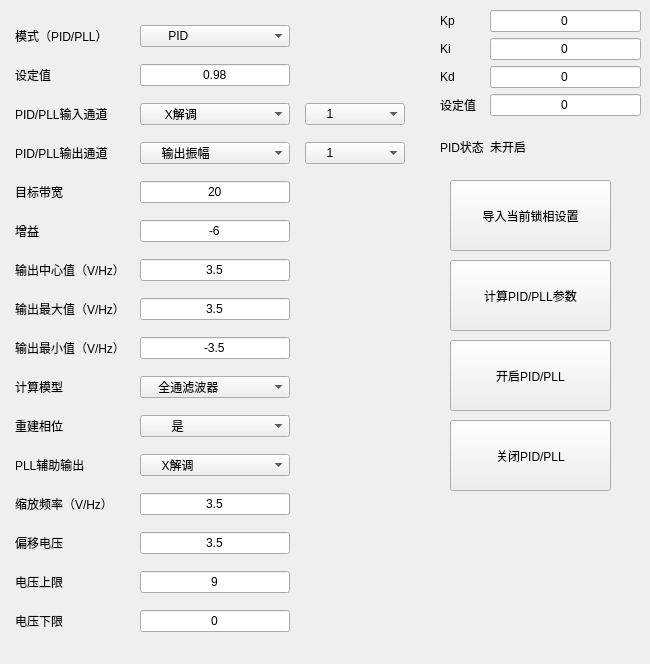
       <widget class="QWidget" name="tab_pid_channel_1">
        <attribute name="title">
         <string>通道1</string>
        </attribute>
        <widget class="QPushButton" name="pushButton_calculate_pid_1">
         <property name="geometry">
          <rect>
           <x>450</x>
           <y>260</y>
           <width>161</width>
           <height>71</height>
          </rect>
         </property>
         <property name="text">
          <string>计算PID/PLL参数</string>
         </property>
        </widget>
        <widget class="QPushButton" name="pushButton_open_pid_1">
         <property name="geometry">
          <rect>
           <x>450</x>
           <y>340</y>
           <width>161</width>
           <height>71</height>
          </rect>
         </property>
         <property name="text">
          <string>开启PID/PLL</string>
         </property>
        </widget>
        <widget class="QPushButton" name="pushButton_load_labone_setting_1">
         <property name="geometry">
          <rect>
           <x>450</x>
           <y>180</y>
           <width>161</width>
           <height>71</height>
          </rect>
         </property>
         <property name="text">
          <string>导入当前锁相设置</string>
         </property>
        </widget>
        <widget class="QPushButton" name="pushButton_close_pid_1">
         <property name="geometry">
          <rect>
           <x>450</x>
           <y>420</y>
           <width>161</width>
           <height>71</height>
          </rect>
         </property>
         <property name="text">
          <string>关闭PID/PLL</string>
         </property>
        </widget>
        <widget class="QWidget" name="layoutWidget_5">
         <property name="geometry">
          <rect>
           <x>440</x>
           <y>10</y>
           <width>201</width>
           <height>161</height>
          </rect>
         </property>
         <layout class="QGridLayout" name="gridLayout_9">
          <item row="0" column="0">
           <widget class="QLabel" name="label_kp_channel_1">
            <property name="text">
             <string>Kp</string>
            </property>
           </widget>
          </item>
          <item row="0" column="1">
           <widget class="QLineEdit" name="lineEdit_kp_channel_1">
            <property name="text">
             <string>0</string>
            </property>
            <property name="alignment">
             <set>Qt::AlignCenter</set>
            </property>
           </widget>
          </item>
          <item row="1" column="0">
           <widget class="QLabel" name="label_ki_channel_1">
            <property name="sizePolicy">
             <sizepolicy hsizetype="Fixed" vsizetype="Preferred">
              <horstretch>0</horstretch>
              <verstretch>0</verstretch>
             </sizepolicy>
            </property>
            <property name="text">
             <string>Ki</string>
            </property>
           </widget>
          </item>
          <item row="1" column="1">
           <widget class="QLineEdit" name="lineEdit_ki_channel_1">
            <property name="text">
             <string>0</string>
            </property>
            <property name="alignment">
             <set>Qt::AlignCenter</set>
            </property>
           </widget>
          </item>
          <item row="2" column="0">
           <widget class="QLabel" name="label_kd_channel_1">
            <property name="text">
             <string>Kd   </string>
            </property>
           </widget>
          </item>
          <item row="2" column="1">
           <widget class="QLineEdit" name="lineEdit_kd_channel_1">
            <property name="text">
             <string>0</string>
            </property>
            <property name="alignment">
             <set>Qt::AlignCenter</set>
            </property>
           </widget>
          </item>
          <item row="3" column="0">
           <widget class="QLabel" name="label_setpoint_data_channel_1">
            <property name="text">
             <string>设定值</string>
            </property>
           </widget>
          </item>
          <item row="3" column="1">
           <widget class="QLineEdit" name="lineEdit_setpoint_data_channel_1">
            <property name="text">
             <string>0</string>
            </property>
            <property name="alignment">
             <set>Qt::AlignCenter</set>
            </property>
           </widget>
          </item>
          <item row="4" column="0">
           <widget class="QLabel" name="label_pid_state_1">
            <property name="text">
             <string>PID状态</string>
            </property>
           </widget>
          </item>
          <item row="4" column="1">
           <widget class="QLabel" name="label_pid_state_state_1">
            <property name="text">
             <string>未开启</string>
            </property>
           </widget>
          </item>
         </layout>
        </widget>
        <widget class="QLabel" name="label_pid_outputchannel_number_channel_1">
         <property name="geometry">
          <rect>
           <x>329</x>
           <y>281</y>
           <width>16</width>
           <height>17</height>
          </rect>
         </property>
         <property name="text">
          <string/>
         </property>
        </widget>
        <widget class="QWidget" name="layoutWidget">
         <property name="geometry">
          <rect>
           <x>6</x>
           <y>14</y>
           <width>411</width>
           <height>641</height>
          </rect>
         </property>
         <layout class="QGridLayout" name="gridLayout_5">
          <item row="0" column="0">
           <widget class="QLabel" name="label_pid_mode_channel_1">
            <property name="text">
             <string>模式（PID/PLL）</string>
            </property>
           </widget>
          </item>
          <item row="0" column="1">
           <widget class="QComboBox" name="comboBox_pid_mode_channel_1">
            <property name="sizePolicy">
             <sizepolicy hsizetype="Preferred" vsizetype="Fixed">
              <horstretch>0</horstretch>
              <verstretch>0</verstretch>
             </sizepolicy>
            </property>
            <property name="maximumSize">
             <size>
              <width>150</width>
              <height>16777215</height>
             </size>
            </property>
            <item>
             <property name="text">
              <string>       PID</string>
             </property>
            </item>
            <item>
             <property name="text">
              <string>       PLL</string>
             </property>
            </item>
           </widget>
          </item>
          <item row="1" column="0">
           <widget class="QLabel" name="label_pid_setpoint_channel_1">
            <property name="text">
             <string>设定值</string>
            </property>
           </widget>
          </item>
          <item row="1" column="1">
           <widget class="QLineEdit" name="lineEdit_setpoint_channel_1">
            <property name="sizePolicy">
             <sizepolicy hsizetype="Preferred" vsizetype="Fixed">
              <horstretch>0</horstretch>
              <verstretch>0</verstretch>
             </sizepolicy>
            </property>
            <property name="maximumSize">
             <size>
              <width>150</width>
              <height>16777215</height>
             </size>
            </property>
            <property name="text">
             <string>0.98</string>
            </property>
            <property name="alignment">
             <set>Qt::AlignCenter</set>
            </property>
           </widget>
          </item>
          <item row="2" column="0">
           <widget class="QLabel" name="label_pid_inputchannel_channel_1">
            <property name="text">
             <string>PID/PLL输入通道</string>
            </property>
           </widget>
          </item>
          <item row="2" column="1">
           <widget class="QComboBox" name="comboBox_pid_inputchannel_channel_1">
            <property name="sizePolicy">
             <sizepolicy hsizetype="Preferred" vsizetype="Fixed">
              <horstretch>0</horstretch>
              <verstretch>0</verstretch>
             </sizepolicy>
            </property>
            <property name="maximumSize">
             <size>
              <width>150</width>
              <height>16777215</height>
             </size>
            </property>
            <item>
             <property name="text">
              <string>      X解调</string>
             </property>
            </item>
            <item>
             <property name="text">
              <string>      Y解调</string>
             </property>
            </item>
            <item>
             <property name="text">
              <string>      R解调</string>
             </property>
            </item>
            <item>
             <property name="text">
              <string>      θ解调</string>
             </property>
            </item>
            <item>
             <property name="text">
              <string>    辅助输入</string>
             </property>
            </item>
            <item>
             <property name="text">
              <string>    辅助输出</string>
             </property>
            </item>
           </widget>
          </item>
          <item row="2" column="2">
           <widget class="QComboBox" name="comboBox_pid_inputchannel_number_channel_1">
            <property name="sizePolicy">
             <sizepolicy hsizetype="Preferred" vsizetype="Fixed">
              <horstretch>0</horstretch>
              <verstretch>0</verstretch>
             </sizepolicy>
            </property>
            <property name="maximumSize">
             <size>
              <width>100</width>
              <height>16777215</height>
             </size>
            </property>
            <item>
             <property name="text">
              <string>     1           </string>
             </property>
            </item>
            <item>
             <property name="text">
              <string>     2</string>
             </property>
            </item>
            <item>
             <property name="text">
              <string>     3</string>
             </property>
            </item>
            <item>
             <property name="text">
              <string>     4</string>
             </property>
            </item>
           </widget>
          </item>
          <item row="3" column="0">
           <widget class="QLabel" name="label_pid_outputchannel_channel_1">
            <property name="text">
             <string>PID/PLL输出通道</string>
            </property>
           </widget>
          </item>
          <item row="3" column="1">
           <widget class="QComboBox" name="comboBox_pid_outputchannel_channel_1">
            <property name="sizePolicy">
             <sizepolicy hsizetype="Preferred" vsizetype="Fixed">
              <horstretch>0</horstretch>
              <verstretch>0</verstretch>
             </sizepolicy>
            </property>
            <property name="maximumSize">
             <size>
              <width>150</width>
              <height>16777215</height>
             </size>
            </property>
            <item>
             <property name="text">
              <string>     输出振幅</string>
             </property>
            </item>
            <item>
             <property name="text">
              <string>     振荡频率</string>
             </property>
            </item>
            <item>
             <property name="text">
              <string>     解调相位</string>
             </property>
            </item>
            <item>
             <property name="text">
              <string>     辅助输出</string>
             </property>
            </item>
            <item>
             <property name="text">
              <string>     信号输出</string>
             </property>
            </item>
            <item>
             <property name="text">
              <string/>
             </property>
            </item>
           </widget>
          </item>
          <item row="3" column="2">
           <widget class="QComboBox" name="comboBox_pid_outputchannel_number_channel_1">
            <property name="maximumSize">
             <size>
              <width>100</width>
              <height>16777215</height>
             </size>
            </property>
            <item>
             <property name="text">
              <string>     1</string>
             </property>
            </item>
            <item>
             <property name="text">
              <string>     2</string>
             </property>
            </item>
            <item>
             <property name="text">
              <string>     3</string>
             </property>
            </item>
            <item>
             <property name="text">
              <string>     4</string>
             </property>
            </item>
           </widget>
          </item>
          <item row="4" column="0">
           <widget class="QLabel" name="label_pid_targetbw_channel_1">
            <property name="sizePolicy">
             <sizepolicy hsizetype="Fixed" vsizetype="Preferred">
              <horstretch>0</horstretch>
              <verstretch>0</verstretch>
             </sizepolicy>
            </property>
            <property name="text">
             <string>目标带宽         </string>
            </property>
           </widget>
          </item>
          <item row="4" column="1">
           <widget class="QLineEdit" name="lineEdit_targetbw_channel_1">
            <property name="sizePolicy">
             <sizepolicy hsizetype="Preferred" vsizetype="Fixed">
              <horstretch>0</horstretch>
              <verstretch>0</verstretch>
             </sizepolicy>
            </property>
            <property name="maximumSize">
             <size>
              <width>150</width>
              <height>16777215</height>
             </size>
            </property>
            <property name="text">
             <string>20</string>
            </property>
            <property name="alignment">
             <set>Qt::AlignCenter</set>
            </property>
           </widget>
          </item>
          <item row="5" column="0">
           <widget class="QLabel" name="label_pid_gain_channle_1">
            <property name="text">
             <string>增益</string>
            </property>
           </widget>
          </item>
          <item row="5" column="1">
           <widget class="QLineEdit" name="lineEdit_gain_channel_1">
            <property name="sizePolicy">
             <sizepolicy hsizetype="Preferred" vsizetype="Fixed">
              <horstretch>0</horstretch>
              <verstretch>0</verstretch>
             </sizepolicy>
            </property>
            <property name="maximumSize">
             <size>
              <width>150</width>
              <height>16777215</height>
             </size>
            </property>
            <property name="text">
             <string>-6</string>
            </property>
            <property name="alignment">
             <set>Qt::AlignCenter</set>
            </property>
           </widget>
          </item>
          <item row="6" column="0">
           <widget class="QLabel" name="label_pid_output_center_channel_1">
            <property name="text">
             <string>输出中心值（V/Hz）</string>
            </property>
           </widget>
          </item>
          <item row="6" column="1">
           <widget class="QLineEdit" name="lineEdit_center_channel_1">
            <property name="maximumSize">
             <size>
              <width>150</width>
              <height>16777215</height>
             </size>
            </property>
            <property name="text">
             <string>3.5</string>
            </property>
            <property name="alignment">
             <set>Qt::AlignCenter</set>
            </property>
           </widget>
          </item>
          <item row="7" column="0">
           <widget class="QLabel" name="label_pid_output_upper_channel_1">
            <property name="text">
             <string>输出最大值（V/Hz）</string>
            </property>
           </widget>
          </item>
          <item row="7" column="1">
           <widget class="QLineEdit" name="lineEdit_upper_channel_1">
            <property name="maximumSize">
             <size>
              <width>150</width>
              <height>16777215</height>
             </size>
            </property>
            <property name="text">
             <string>3.5</string>
            </property>
            <property name="alignment">
             <set>Qt::AlignCenter</set>
            </property>
           </widget>
          </item>
          <item row="8" column="0">
           <widget class="QLabel" name="label_pid_output_lower_channel_1">
            <property name="text">
             <string>输出最小值（V/Hz）</string>
            </property>
           </widget>
          </item>
          <item row="8" column="1">
           <widget class="QLineEdit" name="lineEdit_lower_channel_1">
            <property name="maximumSize">
             <size>
              <width>150</width>
              <height>16777215</height>
             </size>
            </property>
            <property name="text">
             <string>-3.5</string>
            </property>
            <property name="alignment">
             <set>Qt::AlignCenter</set>
            </property>
           </widget>
          </item>
          <item row="9" column="0">
           <widget class="QLabel" name="label_pid_calculate_module_channel_1">
            <property name="text">
             <string>计算模型</string>
            </property>
           </widget>
          </item>
          <item row="9" column="1">
           <widget class="QComboBox" name="comboBox_pid_module_channel_1">
            <property name="maximumSize">
             <size>
              <width>150</width>
              <height>16777215</height>
             </size>
            </property>
            <item>
             <property name="text">
              <string>    全通滤波器</string>
             </property>
            </item>
            <item>
             <property name="text">
              <string>  一阶低通滤波</string>
             </property>
            </item>
            <item>
             <property name="text">
              <string>  二阶低通滤波</string>
             </property>
            </item>
            <item>
             <property name="text">
              <string>    谐振器频率</string>
             </property>
            </item>
            <item>
             <property name="text">
              <string>       锁相环</string>
             </property>
            </item>
            <item>
             <property name="text">
              <string>        VCO</string>
             </property>
            </item>
            <item>
             <property name="text">
              <string>    谐振器振幅</string>
             </property>
            </item>
           </widget>
          </item>
          <item row="10" column="0">
           <widget class="QLabel" name="label_pid_phaseunwrap_1">
            <property name="text">
             <string>重建相位</string>
            </property>
           </widget>
          </item>
          <item row="10" column="1">
           <widget class="QComboBox" name="comboBox_pid_phaseunwrap_1">
            <item>
             <property name="text">
              <string>        是</string>
             </property>
            </item>
            <item>
             <property name="text">
              <string>        否</string>
             </property>
            </item>
           </widget>
          </item>
          <item row="11" column="0">
           <widget class="QLabel" name="label_pid_aux_PLL_1">
            <property name="text">
             <string>PLL辅助输出</string>
            </property>
           </widget>
          </item>
          <item row="11" column="1">
           <widget class="QComboBox" name="comboBox_pid_aux_PLL_1">
            <item>
             <property name="text">
              <string>     X解调</string>
             </property>
            </item>
            <item>
             <property name="text">
              <string>     Y解调</string>
             </property>
            </item>
            <item>
             <property name="text">
              <string>     R解调</string>
             </property>
            </item>
            <item>
             <property name="text">
              <string>     θ解调</string>
             </property>
            </item>
            <item>
             <property name="text">
              <string>    PID输出</string>
             </property>
            </item>
            <item>
             <property name="text">
              <string>   PID Shift</string>
             </property>
            </item>
            <item>
             <property name="text">
              <string>   PID Error</string>
             </property>
            </item>
            <item>
             <property name="text">
              <string>  TU filtered</string>
             </property>
            </item>
            <item>
             <property name="text">
              <string>  TU Output</string>
             </property>
            </item>
            <item>
             <property name="text">
              <string>   Manual</string>
             </property>
            </item>
           </widget>
          </item>
          <item row="12" column="0">
           <widget class="QLabel" name="label_pid_output_scale_vol_1">
            <property name="text">
             <string>缩放频率（V/Hz）</string>
            </property>
           </widget>
          </item>
          <item row="12" column="1">
           <widget class="QLineEdit" name="lineEdit_pid_scale_vol_1">
            <property name="maximumSize">
             <size>
              <width>150</width>
              <height>16777215</height>
             </size>
            </property>
            <property name="text">
             <string>3.5</string>
            </property>
            <property name="alignment">
             <set>Qt::AlignCenter</set>
            </property>
           </widget>
          </item>
          <item row="13" column="0">
           <widget class="QLabel" name="label_pid_aux_offset_max_1">
            <property name="text">
             <string>偏移电压</string>
            </property>
           </widget>
          </item>
          <item row="13" column="1">
           <widget class="QLineEdit" name="lineEdit_aux_offset_1">
            <property name="maximumSize">
             <size>
              <width>150</width>
              <height>16777215</height>
             </size>
            </property>
            <property name="text">
             <string>3.5</string>
            </property>
            <property name="alignment">
             <set>Qt::AlignCenter</set>
            </property>
           </widget>
          </item>
          <item row="14" column="0">
           <widget class="QLabel" name="label_pid_aux_max_1">
            <property name="text">
             <string>电压上限</string>
            </property>
           </widget>
          </item>
          <item row="14" column="1">
           <widget class="QLineEdit" name="lineEdit_aux_offset_max_1">
            <property name="maximumSize">
             <size>
              <width>150</width>
              <height>16777215</height>
             </size>
            </property>
            <property name="text">
             <string>9</string>
            </property>
            <property name="alignment">
             <set>Qt::AlignCenter</set>
            </property>
           </widget>
          </item>
          <item row="15" column="0">
           <widget class="QLabel" name="label_pid_aux_offset_min_1">
            <property name="text">
             <string>电压下限</string>
            </property>
           </widget>
          </item>
          <item row="15" column="1">
           <widget class="QLineEdit" name="lineEdit_aux_offset_min_1">
            <property name="maximumSize">
             <size>
              <width>150</width>
              <height>16777215</height>
             </size>
            </property>
            <property name="text">
             <string>0</string>
            </property>
            <property name="alignment">
             <set>Qt::AlignCenter</set>
            </property>
           </widget>
          </item>
         </layout>
        </widget>
       </widget>
